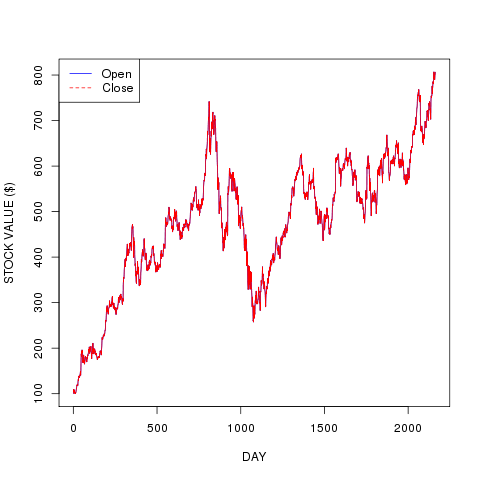

The script that drew this image:
library(ggplot2)

require(devEMF)
emf('goog5.emf')

data <- read.csv("http://www.google.com/finance/historical?q=GOOG&startdate=Aug+19%2C+2004&enddate=Mar+1%2C+2013&output=csv ", sep=",", header=1)

# reverse data rows
goog5 = data[nrow(data):1, ]

print(names(data))
print(names(data)[c(2,5)])
#print(goog5[, c(2, 5)])
print(as.numeric(goog5[, 2]))
#print(goog5)

write.csv(goog5, file = "goog5.csv")
write.table(goog5, file = "goog5.tab")

#axis = (1, lab = aapl[2])
#axis = (2, aapl[2])
#box()

# open value
#plot(aapl[,1], aapl[,5], xlab = "TIME", ylab = "PRICE ($)", type = "l", col="blue")
#plot(as.numeric(goog5[,2]), xlab = "DAY", ylab = "STOCK VALUE ($)", lty = 1, col="blue")
#plot(data[,2], xlab = "DAY", ylab = "STOCK VALUE ($)", type = "l", col="blue")
plot(goog5[,5], xlab = "DAY", ylab = "STOCK VALUE ($)", type = "l", col="blue")
#plot(as.numeric(goog5[,2]), xlab = "DAY", ylab = "STOCK VALUE ($)", type = "l", col="blue")

# close value
#lines(as.numeric(goog5[,5]), col="red")
#lines(goog5[,5], col="red")
lines(goog5[,5], type = "l", col="red")
#lines(goog5[,3], type = "l", col="green")

#legend("topleft", names(data)[c(2,5)], fill = heat.colors(2))
#legend("topleft", names(data)[c(2,3,5)], lty = 1:3, col = c('blue', 'red', 'green'))
legend("topleft", names(data)[c(2,5)], lty = 1:2, col = c('blue', 'red'))
#legend("topleft", names(data)[c(2,5)], lty = 1, col = c('red', 'blue'))

#matplot(aapl[,1], aapl[,5], type = "l", col="red")
#plot(aapl[c(1:40), 1], aapl[c(1:40),5], xlab = "TIME", ylab = "PRICE ($)", type = "l", col="blue")
#plot(aapl[c(1:40),5], xlab = "TIME", ylab = "PRICE ($)", type = "l", col="blue")

# simple example
#x <- c(1,3,6,9,12)
#y <- c(1.5,2,7,8,15)
#plot(x,y, pch=15, col="blue")

# Example 2. Draw a plot, set a bunch of parameters.
#plot(x,y, xlab="x axis", ylab="y axis", main="my plot", ylim=c(0,20), xlim=c(0,20), pch=15, col="blue")
# fit a line to the points
#myline.fit <- lm(y ~ x)

# get information about the fit
#summary(myline.fit)

# draw the fit line on the plot
#abline(myline.fit)

# add some more points to the graph
#x2 <- c(0.5, 3, 5, 8, 12)
#y2 <- c(0.8, 1, 2, 4, 6)

#points(x2, y2, pch=16, col="green")

# header = TRUE ignores the first line, check.names = FALSE allows '+' in 'C++'
#benchmark <- read.table("", header = TRUE, row.names = "vwnd", check.names = FALSE)

# 't()' is matrix tranposition, 'beside = TRUE' separates the benchmarks, 'heat' provides nice colors
#barplot(t(as.matrix(benchmark)), beside = TRUE, col = heat.colors(6))
#barplot(t(as.matrix(benchmark)), beside = TRUE, col = heat.colors(6), xlab = "DAY", ylab = "STOCK VALUE ($)")

# 'cex' stands for 'character expansion', 'bty' for 'box type' (we don't want borders)
#legend("topright", names(benchmark), cex = 0.9, bty = "n", fill = heat.colors(6))
